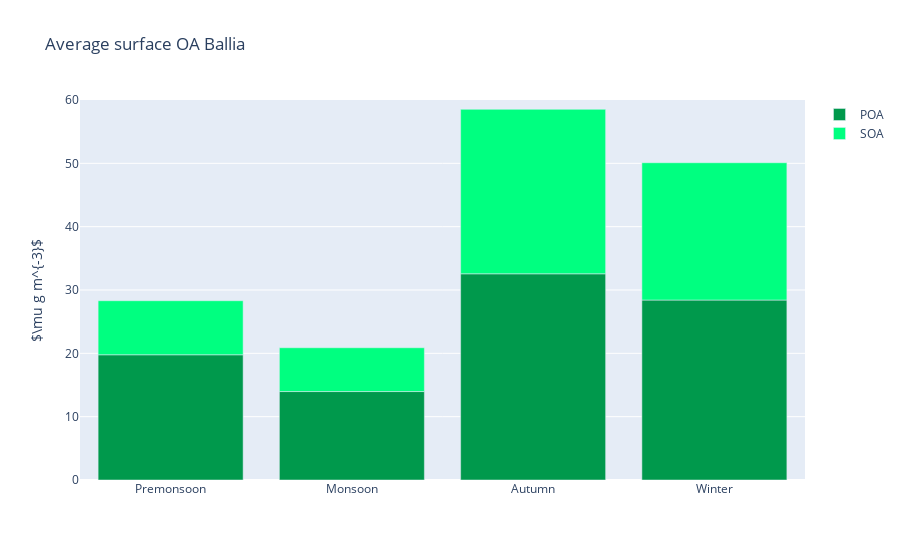

The cell this chart's notebook holds for it:
### Code cell
data =datab
fig = go.Figure(
    data=[
        go.Bar(
            name="POA",
            x=data["labels"],
            y=data["poa"],
            marker_color="rgb(0,153,76)",
            offsetgroup=0,
            
        ),
          go.Bar(
            name="SOA",
            x=data["labels"],
            y=data["soa"],
            offsetgroup=0,
            marker_color="rgb(0,255,128)",
            base=data["poa"]
          )
    ],
    layout=go.Layout(
        title="Average surface OA Ballia",
        yaxis_title="$\mu g m^{-3}$"
    )
)
fig.update_yaxes(range=[0, 60])
fig.show()

### Figure 1 — Plotly figure (JSON) as saved in the notebook; plotly's stock layout.template omitted (floating-point values rounded to 4 significant figures)
{"data": [{"marker": {"color": "rgb(0,153,76)"}, "name": "POA", "offsetgroup": "0", "type": "bar", "x": ["Premonsoon", "Monsoon", "Autumn", "Winter"], "y": [19.77, 13.97, 32.56, 28.41]}, {"base": [19.77, 13.97, 32.56, 28.41], "marker": {"color": "rgb(0,255,128)"}, "name": "SOA", "offsetgroup": "0", "type": "bar", "x": ["Premonsoon", "Monsoon", "Autumn", "Winter"], "y": [8.533, 6.913, 25.96, 21.68]}], "layout": {"title": {"text": "Average surface OA Ballia"}, "yaxis": {"range": [0, 60], "title": {"text": "$\\mu g m^{-3}$"}}}}
